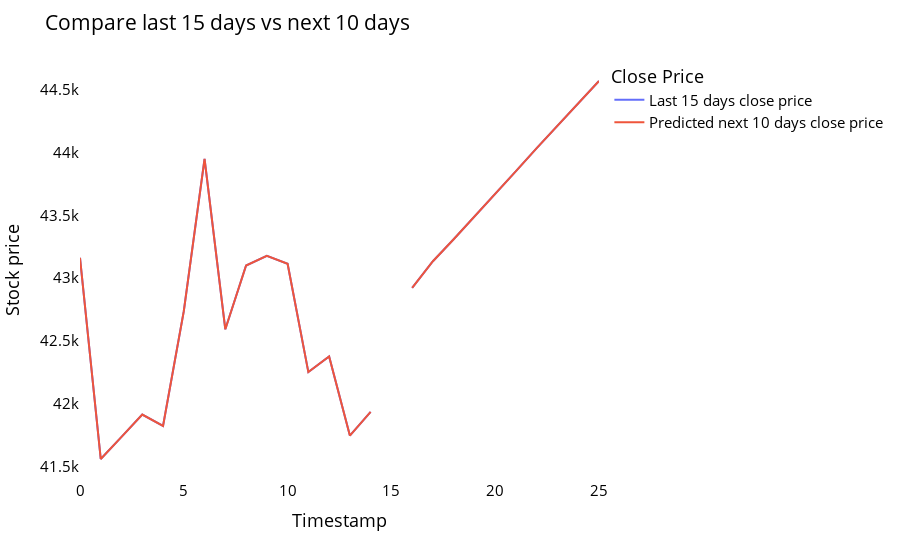
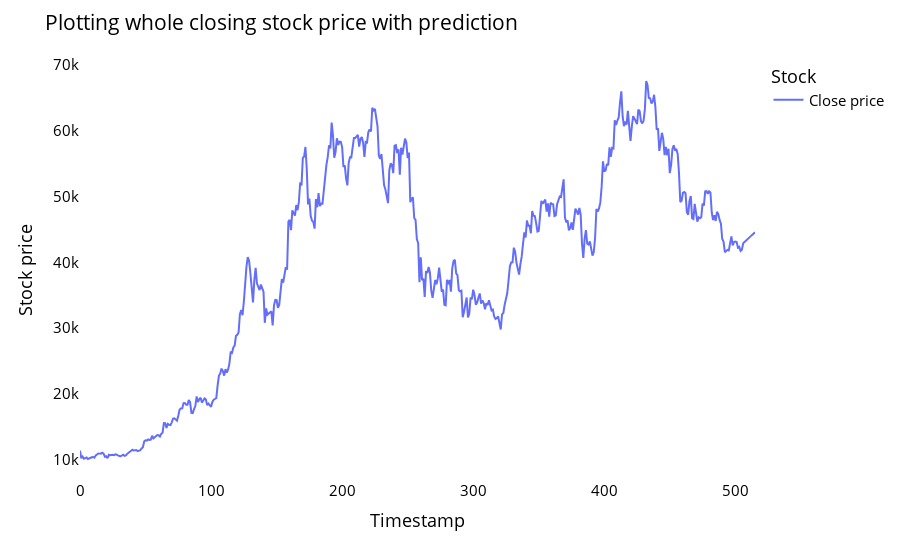

Notebook code for these charts, in order:
### Code cell
Crypto.final_lstm_prediction_next10_days()

### Figure 1 — Plotly figure (JSON) as saved in the notebook; plotly's stock layout.template omitted (floating-point values rounded to 4 significant figures)
{"data": [{"hovertemplate": "variable=last_original_days_value<br>Timestamp=%{x}<br>Stock price=%{y}<extra></extra>", "legendgroup": "last_original_days_value", "line": {"color": "#636efa", "dash": "solid"}, "marker": {"symbol": "circle"}, "mode": "lines", "name": "Last 15 days close price", "orientation": "v", "showlegend": true, "type": "scatter", "x": [0, 1, 2, 3, 4, 5, 6, 7, 8, 9, 10, 11, 12, 13, 14, 15, 16, 17, 18, 19, 20, 21, 22, 23, 24, 25], "xaxis": "x", "y": [43160.0, 41560.0, 41730.0, 41910.0, 41820.0, 42740.0, 43950.0, 42590.0, 43100.0, 43180.0, 43110.0, 42250.0, 42380.0, 41740.0, 41930.0, null, 42920.0, 43130.0, 43310.0, 43490.0, 43670.0, 43850.0, 44030.0, 44210.0, 44390.0, 44570.0], "yaxis": "y"}, {"hovertemplate": "variable=next_predicted_days_value<br>Timestamp=%{x}<br>Stock price=%{y}<extra></extra>", "legendgroup": "next_predicted_days_value", "line": {"color": "#EF553B", "dash": "solid"}, "marker": {"symbol": "circle"}, "mode": "lines", "name": "Predicted next 10 days close price", "orientation": "v", "showlegend": true, "type": "scatter", "x": [0, 1, 2, 3, 4, 5, 6, 7, 8, 9, 10, 11, 12, 13, 14, 15, 16, 17, 18, 19, 20, 21, 22, 23, 24, 25], "xaxis": "x", "y": [43160.0, 41560.0, 41730.0, 41910.0, 41820.0, 42740.0, 43950.0, 42590.0, 43100.0, 43180.0, 43110.0, 42250.0, 42380.0, 41740.0, 41930.0, null, 42920.0, 43130.0, 43310.0, 43490.0, 43670.0, 43850.0, 44030.0, 44210.0, 44390.0, 44570.0], "yaxis": "y"}], "layout": {"font": {"color": "black", "size": 15}, "legend": {"title": {"text": "Close Price"}, "tracegroupgap": 0}, "margin": {"t": 60}, "plot_bgcolor": "white", "title": {"text": "Compare last 15 days vs next 10 days"}, "xaxis": {"anchor": "y", "domain": [0, 1], "showgrid": false, "title": {"text": "Timestamp"}}, "yaxis": {"anchor": "x", "domain": [0, 1], "showgrid": false, "title": {"text": "Stock price"}}}}

### Figure 2 — Plotly figure (JSON) as saved in the notebook; plotly's stock layout.template omitted (floating-point values rounded to 4 significant figures; data arrays with more than 128 entries replaced by an {"elided": "..."} marker saying what was removed)
{"data": [{"hovertemplate": "variable=0<br>Timestamp=%{x}<br>Stock price=%{y}<extra></extra>", "legendgroup": "0", "line": {"color": "#636efa", "dash": "solid"}, "marker": {"symbol": "circle"}, "mode": "lines", "name": "Close price", "orientation": "v", "showlegend": true, "type": "scatter", "x": {"elided": "516 int values"}, "xaxis": "x", "y": {"elided": "516 float values"}, "yaxis": "y"}], "layout": {"font": {"color": "black", "size": 15}, "legend": {"title": {"text": "Stock"}, "tracegroupgap": 0}, "margin": {"t": 60}, "plot_bgcolor": "white", "title": {"text": "Plotting whole closing stock price with prediction"}, "xaxis": {"anchor": "y", "domain": [0, 1], "showgrid": false, "title": {"text": "Timestamp"}}, "yaxis": {"anchor": "x", "domain": [0, 1], "showgrid": false, "title": {"text": "Stock price"}}}}
